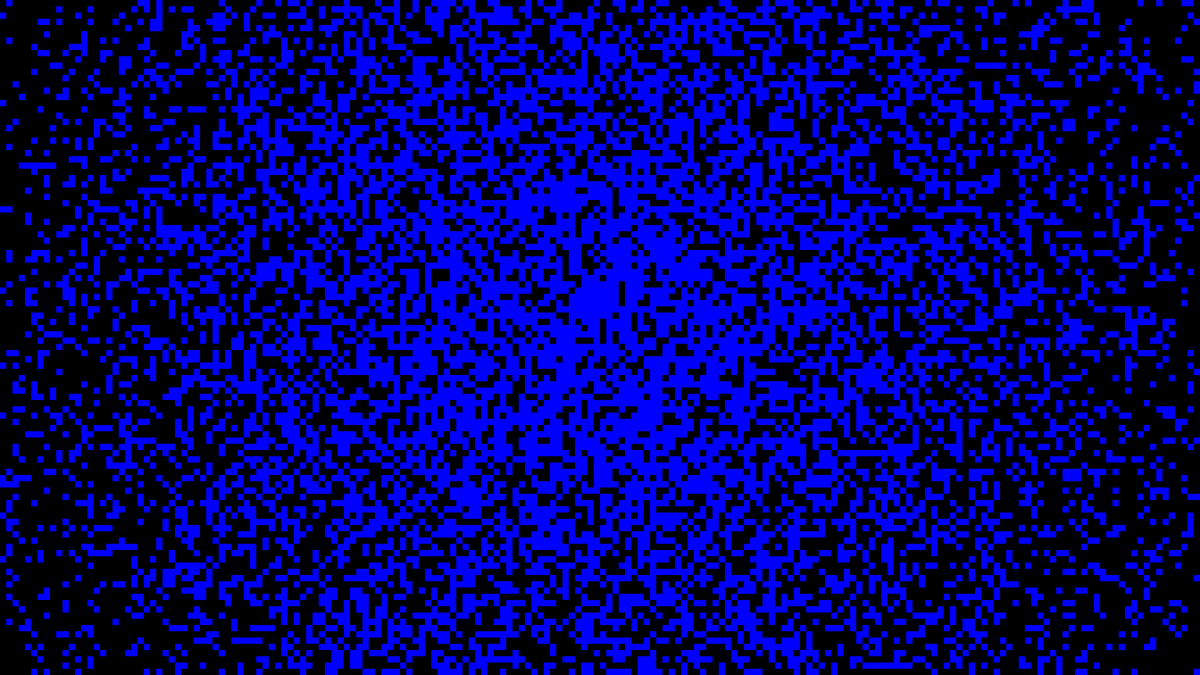
Frame 1 (no input)
Frame 60 (the mouse pressed at the canvas centre just before this capture): identical to frame 1, image omitted
Frame 120 (the mouse held since frame 60 and released just before this capture): identical to frame 1, image omitted

The Processing sketch that drew this single still picture (run headless with seeded random() and noise(); from frame 60 on, the mouse is pressed at the canvas centre):

// Processing sketch: screen_intro
// ── screen_intro.pde
String title = "noise_wallpaper";

int canvasWidth = 1920;
int canvasHeight = 1080;

int pixelSize = 10;

// Variables to track mouse click position
float lastClickX = -1;
float lastClickY = -1;
boolean hasClicked = false;
boolean drawClick = false;

void setup() {
  size(1920, 1080);
  // Initialize with a centered click
  lastClickX = width / 2;
  lastClickY = height / 2;
  hasClicked = true;
  background(0);
  generate();
}

void draw() {
  // This is now empty since we'll redraw on demand
}

void generate() {
  color c1 = color(0, 100);
  color c2 = color(0, 0, 255);

  background(c1);

  float maxDistance = dist(0, 0, canvasHeight, canvasHeight); // Maximum possible distance in canvas

  for (int x = 0; x < canvasWidth; x += pixelSize) {
    for (int y = 0; y < canvasHeight; y += pixelSize) {
      // Calculate distance from cell center to last click
      float cellCenterX = x + pixelSize / 2;
      float cellCenterY = y + pixelSize / 2;
      float distance = dist(cellCenterX, cellCenterY, lastClickX, lastClickY);

      // Normalize distance (0 to 1)
      float normalizedDistance = distance / maxDistance;

      // Invert the normalized distance (closer = higher value)
      float influenceFactor = 1 - normalizedDistance;

      // Adjust probability based on distance (closer to click = more likely to be white)
      float threshold = 120 - (influenceFactor * 100);
      float g = random(100) > threshold ? 255 : 0;

      fill(g == 0 ? c1 : c2);
      noStroke();
      rect(x, y, pixelSize, pixelSize);
    }
  }

  // Draw a small indicator at the click position
  if (hasClicked && drawClick) {
    fill(255, 0, 0, 150);
    noStroke();
    ellipse(lastClickX, lastClickY, pixelSize * 2, pixelSize * 2);
  }

  println("Generated with click point at: " + lastClickX + ", " + lastClickY);
}

void mousePressed() {
  // Update last click position
  lastClickX = mouseX;
  lastClickY = mouseY;
  hasClicked = true;

  // Generate new pattern
  generate();
}

void keyPressed() {
  if (key == 'r' || key == 'R') {
    // Generate with the same click position
    generate();
  } else if (key == 's' || key == 'S') {
    // Save the current artwork
    String timestamp = year() + nf(month(), 2) + nf(day(), 2) + "_" + nf(hour(), 2) + nf(minute(), 2) + nf(second(), 2);
    save(title + "_" + timestamp + ".png");
    println("Saved as " + title + "_" + timestamp + ".png");
  } else if (key == 'c' || key == 'C') {
    // Clear click position and generate new pattern with random distribution
    hasClicked = false;
    generate();
  }
}
